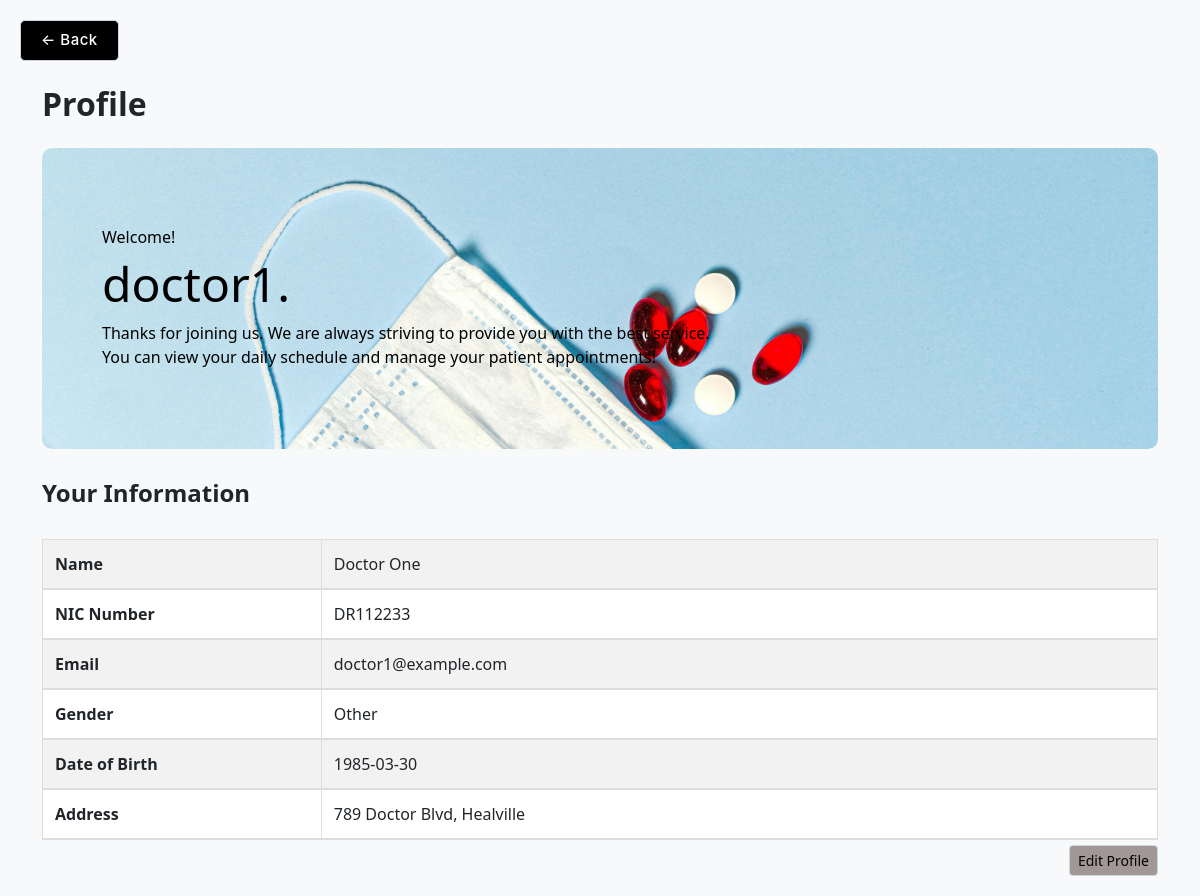
Screenshot of /doctor/profile.php (signed in) with the database file from the repository.
### tables this page shows
CREATE TABLE `users` (
  `user_id` int(11) NOT NULL,
  `name` varchar(255) NOT NULL,
  `nic` varchar(20) NOT NULL,
  `email` varchar(255) NOT NULL,
  `gender` enum('Male','Female','Other') NOT NULL,
  `dob` date NOT NULL,
  `address` text NOT NULL,
  `role` enum('Healthworker','Nurse','Doctor') NOT NULL,
  `username` varchar(50) NOT NULL,
  `password` varchar(255) NOT NULL
);

### doctor/profile.php (the view, shortened to what this page needs)
<?php
$user_id = $_SESSION['user_id'];
$username = $_SESSION['username'];
$database = new Database();
$conn = $database->getConnection();
$sql = "SELECT * FROM users WHERE user_id = :user_id";
$stmt = $conn->prepare($sql);
$stmt->bindParam(':user_id', $user_id, PDO::PARAM_INT);
$stmt->execute();
$user = $stmt->fetch(PDO::FETCH_ASSOC);
?>
<!DOCTYPE html>
<html lang="en">
  <head>
      <link href="https://cdn.jsdelivr.net/npm/bootstrap@5.3.0/dist/css/bootstrap.min.css" rel="stylesheet">
      <link rel="stylesheet" href="../css/profile.css">
      <link href="https://cdn.jsdelivr.net/npm/sweetalert2@11/dist/sweetalert2.min.css" rel="stylesheet">
  </head>
<body>
  <a href="index.php" class="btn back-button">&larr; Back</a>
<div class="container">
    <div class="profile-title">Profile</div>
          <div class="welcome-container mb-4">
                  <h3>Welcome!</h3>
                  <h1><?php echo htmlspecialchars($username); ?>.</h1>
                  <p>Thanks for joining us. We are always striving to provide you with the best service.<br>
                    You can view your daily schedule and manage your patient appointments!</p>
              </div>
              <div class="info-section mt-4">
              <h4 class="mb-3">Your Information</h4>
              <div class="table-responsive">
              <table class="table table-bordered table-striped table-hover align-middle shadow-sm">
                  <tbody>
                      <tr>
                          <th class="w-25">Name</th>
                          <td><?= htmlspecialchars($user['name']); ?></td>
                      </tr>
                      <tr>
                          <th>NIC Number</th>
                          <td><?= htmlspecialchars($user['nic']); ?></td>
                      </tr>
                      <tr>
                          <th>Email</th>
                          <td><?= htmlspecialchars($user['email']); ?></td>
                      </tr>
                      <tr>
                          <th>Gender</th>
                          <td><?= htmlspecialchars($user['gender']); ?></td>
                      </tr>
                      <tr>
                          <th>Date of Birth</th>
                          <td><?= htmlspecialchars($user['dob']); ?></td>
                      </tr>
                      <tr>
                          <th>Address</th>
                          <td><?= htmlspecialchars($user['address']); ?></td>
                      </tr>
                  </tbody>
              </table>
              </div>
          </div>
        <div class="edit-container">
            <button class="btn btn-sm btn-warning" data-bs-toggle="modal" data-bs-target="#editProfileModal">Edit Profile</button>
        </div>
</body>
</html>

### css/profile.css (style rules this page uses)
body { background-color: #f8f9fa; }
.back-button { position: absolute; top: 20px; left: 20px; background-color: rgb(0, 0, 0); border: 1px solid #ced4da; color: rgb(255, 255, 255); padding: 8px 20px; font-weight: 500; font-size: 15px; letter-spacing: 0.5px; border-radius: 5px; transition: all 0.3s; font-family: 'Inter', sans-serif; text-decoration: none; }
.container { margin-top: 80px; }
.welcome-container { background-image: url('../healthworker/b4.jpg'); background-size: cover; background-position: center; padding: 30px; border-radius: 10px; color: black; }
.profile-title { font-size: 2rem; font-weight: bold; margin-bottom: 20px; }
.welcome-container h3 { margin-top: 50px; margin-left: 30px; font-size: 1rem; }
.welcome-container h1 { font-size: 3rem; margin-left: 30px; }
.welcome-container p { font-size: 1rem; color: #000000; margin-bottom: 50px; margin-left: 30px; }
.info-section table { width: 100%; margin-top: 15px; margin-bottom: 0.5px; border: 1px solid #ddd; border-collapse: collapse; }
.info-section th, .info-section td { padding: 12px; text-align: left; border-bottom: 2.5px solid #ddd; }
.info-section h4 { margin-top: 30px; margin-bottom: 10px; font-size: 1.5rem; font-weight: bold; }
.edit-container { margin-top: 5px; margin-bottom: 20px; text-align: right; }
.edit-container .btn { background-color: rgb(162, 151, 151); border: 1px solid #ced4da; color: rgb(0, 0, 0); }

### rows the page displays
users: name "Doctor One", nic "DR112233", email "doctor1@example.com", gender "Other", dob "1985-03-30", address "789 Doctor Blvd, Healville"

### other values shown
$username "doctor1"
